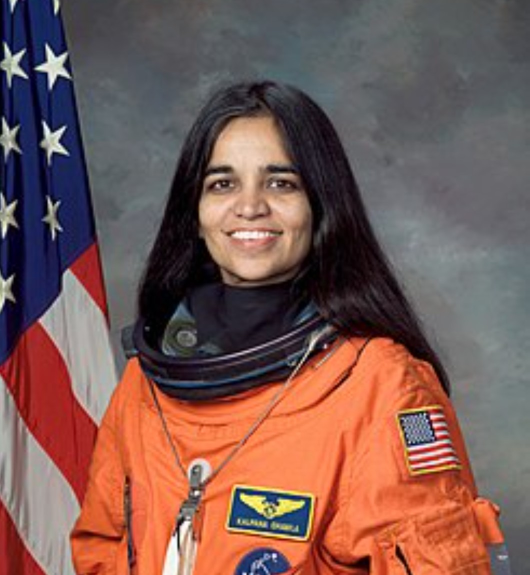
#> input picture images/kalpna.jpeg, 1059 x 1150 px (shown at 1/2 size)
$ python face.py
#> lines starting #> are read from the running program, lines starting #| are printed output that depends on the picture; after the words box and inside, x2 and y2 are one past the last pixel; in counts of white or black regions, pixels touching at a corner belong together
import cv2
import os
import datetime
import numpy as np

# 1. OpenCV ka Inbuilt Face Detector Load Karna
face_cascade = cv2.CascadeClassifier(cv2.data.haarcascades + 'haarcascade_frontalface_default.xml')

# 2. Images folder se saare faces load karna
path = 'images'
known_images = []
known_names = []

if not os.path.exists(path):
    os.makedirs(path)
    print(f"'{path}' folder bana diya hai. Usme photos daalein!")

# Folder ke andar ki saari photos read karna
for cl in os.listdir(path):
    img_path = os.path.join(path, cl)
    curImg = cv2.imread(img_path)
#> curImg is the input picture: shape (1150, 1059, 3); mean B, G, R 84, 89.9, 122.2
    if curImg is not None:
        # Image ko gray scale mein convert karna recognition ke liye
        curImg_gray = cv2.cvtColor(curImg, cv2.COLOR_BGR2GRAY)
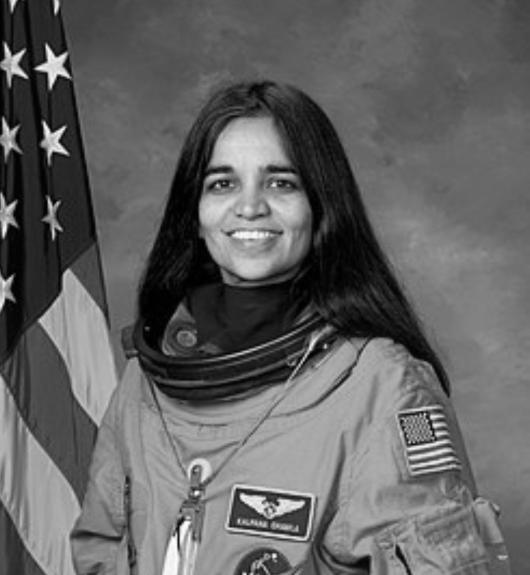
#> curImg_gray: shape (1150, 1059) (shown at 1/2 size); min 0, max 255, mean 98.9
        # Image ko ek standard size dena (200x200)
        curImg_resized = cv2.resize(curImg_gray, (200, 200))
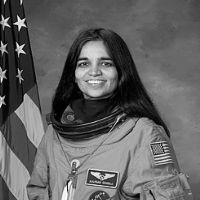
#> curImg_resized: shape (200, 200); min 0, max 253, mean 98.8

        known_images.append(curImg_resized)
        known_names.append(os.path.splitext(cl)[0].upper())
#> pass 2 of the loop `for cl in os.listdir(path):`:
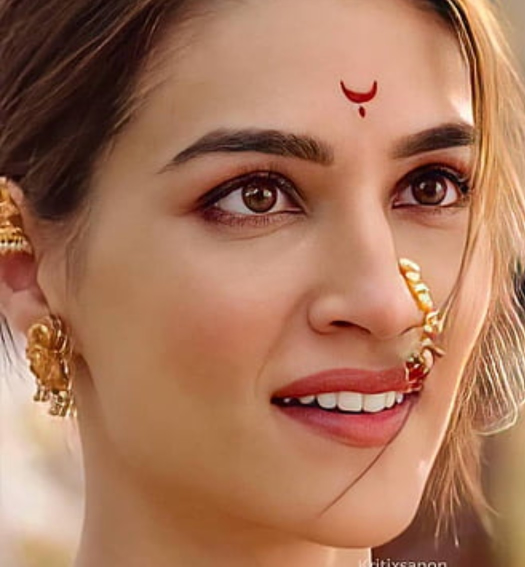
#> input picture images/kriti.jpeg, 1050 x 1133 px (shown at 1/2 size)
#> curImg is the input picture: shape (1133, 1050, 3); mean B, G, R 89.5, 116.5, 166.8
#> `curImg_gray = cv2.cvtColor(curImg, cv2.COLOR_BGR2GRAY)`:
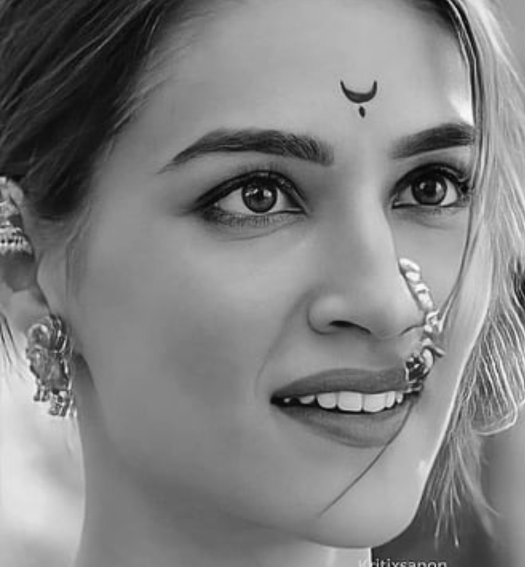
#> curImg_gray: shape (1133, 1050) (shown at 1/2 size); min 3, max 253, mean 128.5
#> `curImg_resized = cv2.resize(curImg_gray, (200, 200))`:
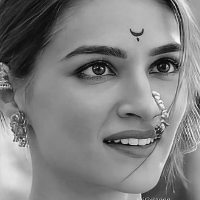
#> curImg_resized: shape (200, 200); min 4, max 251, mean 128.4
#> pass 3 of the loop `for cl in os.listdir(path):`:
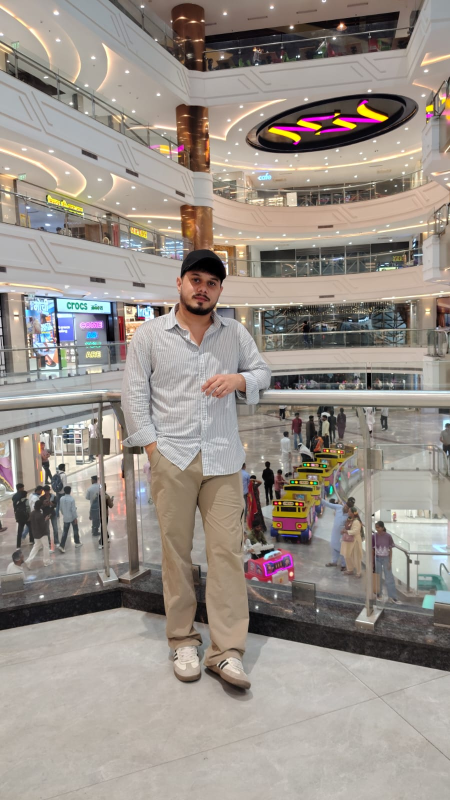
#> input picture images/nadir.jpeg, 900 x 1600 px (shown at 1/2 size)
#> curImg is the input picture: shape (1600, 900, 3); mean B, G, R 136.9, 144.4, 153
#> `curImg_gray = cv2.cvtColor(curImg, cv2.COLOR_BGR2GRAY)`:
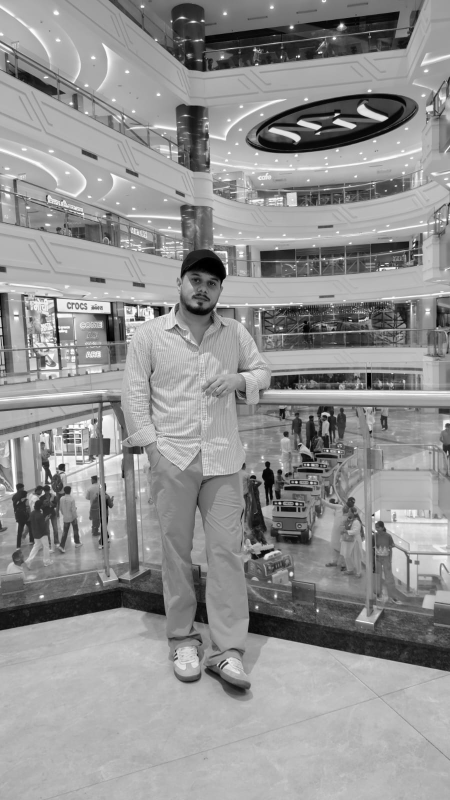
#> curImg_gray: shape (1600, 900) (shown at 1/2 size); min 0, max 255, mean 146.1
#> `curImg_resized = cv2.resize(curImg_gray, (200, 200))`:
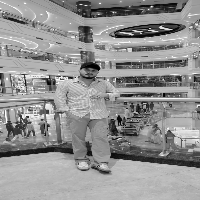
#> curImg_resized: shape (200, 200); min 0, max 255, mean 146.1
#> the loop made 4 passes; the first 3 are shown

# LBPH Face Recognizer model initialize aur train karna
if len(known_images) > 0:
    recognizer = cv2.face.LBPHFaceRecognizer_create()
    # Labels generate karna (0, 1, 2...)
    labels = np.array(list(range(len(known_names))))
    recognizer.train(known_images, labels)
    print(f"Successfully trained on names: {known_names}")
else:
    print("WARNING: 'images' folder mein koi photo nahi mili!")
    recognizer = None

# 3. Attendance File Create Karna
attendance_file = "Attendance.csv"
if not os.path.exists(attendance_file):
    with open(attendance_file, "w") as f:
        f.write("Name,Time,Date\n")

def markAttendance(name):
    with open(attendance_file, "r+") as f:
        myDataList = f.readlines()
        nameList = [line.split(',')[0] for line in myDataList]
        if name not in nameList:
            now = datetime.datetime.now()
            f.writelines(f'\n{name},{now.strftime("%H:%M:%S")},{now.strftime("%d-%b-%Y")}')
            print(f"Attendance Marked for {name}")

# 4. Web-Camera Open Karna
cap = cv2.VideoCapture(0, cv2.CAP_DSHOW)

while True:
    success, img = cap.read()
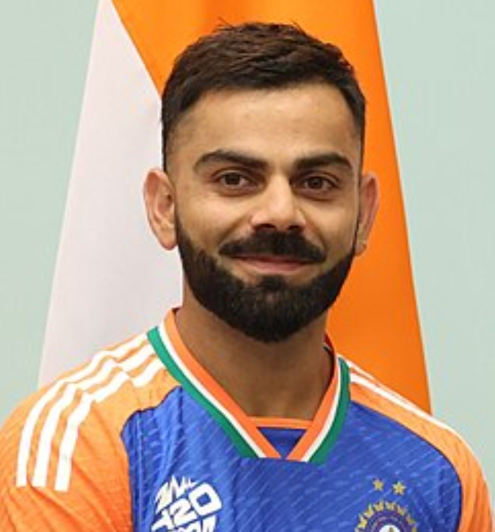
#> input picture images/virat.jpeg, 989 x 1063 px, given in place of the camera (shown at 1/2 size)
#> img is the input picture: shape (1063, 989, 3); mean B, G, R 137, 154.3, 178.7
    if not success:
        break

    gray = cv2.cvtColor(img, cv2.COLOR_BGR2GRAY)
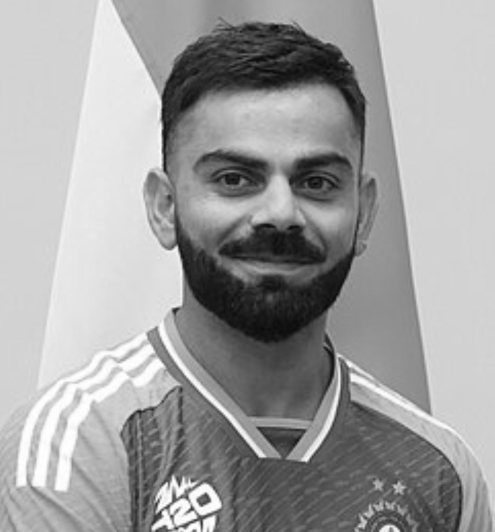
#> gray: shape (1063, 989) (shown at 1/2 size); min 4, max 255, mean 159.6
    faces = face_cascade.detectMultiScale(gray, 1.1, 4)
#> faces = [[302, 161, 502, 502]]

    for (x, y, w, h) in faces:
        cv2.rectangle(img, (x, y), (x+w, y+h), (0, 255, 0), 2)

        name = "UNKNOWN"

        # Agar models trained hain toh match karne ki koshish karna
        if recognizer is not None:
            face_roi = gray[y:y+h, x:x+w]
            face_roi_resized = cv2.resize(face_roi, (200, 200))

            # Predict karna
            label, confidence = recognizer.predict(face_roi_resized)

            # Confidence jitna kam hoga, match utna perfect hoga (threshold = 80)
            if confidence < 80:
                name = known_names[label]

        cv2.putText(img, name, (x, y-10), cv2.FONT_HERSHEY_SIMPLEX, 0.8, (0, 255, 0), 2)

        if name != "UNKNOWN":
            markAttendance(name)
#> this loop made 1 pass
#> (x, y, w, h, name, label, confidence) on pass 1: (302, 161, 502, 502, 'UNKNOWN', 0, 94.29)
#> pass 1, `face_roi = gray[y:y+h, x:x+w]`:
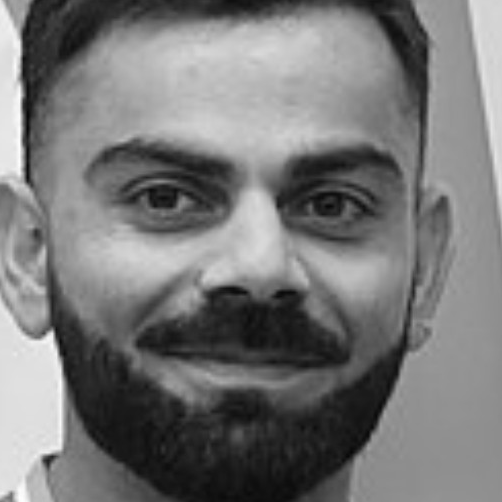
#> face_roi: shape (502, 502); min 6, max 255, mean 119.3
#> after the loop:
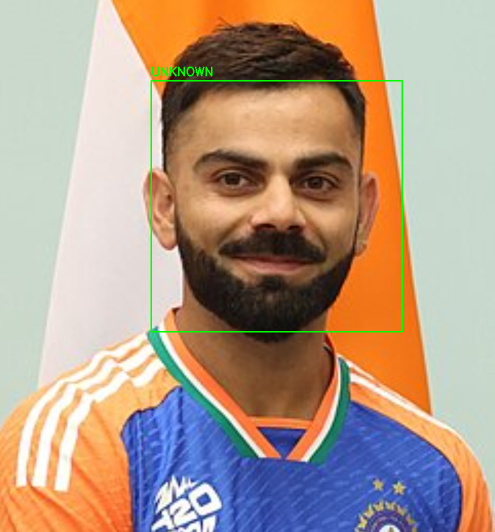
#> img: shape (1063, 989, 3) (shown at 1/2 size); 0.67% of pixels changed, all inside (x1, y1, x2, y2) = (301, 133, 806, 665)

    cv2.imshow('Attendance System', img)

    if cv2.waitKey(1) & 0xFF == ord('q'):
#> (key q is pressed here)
        break

cap.release()
cv2.destroyAllWindows()
